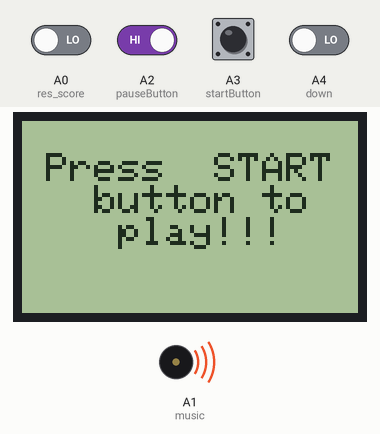
Recording of a sketch running on a simulated Arduino Nano, built with avr-gcc and run on an emulated ATmega328P. On the bench: 84×48 one-colour display, buzzer (waves = sounding). The test bench sets the inputs (shaded band); at power-on: A2 (pauseButton) HIGH, A0 (res_score), A3 (startButton), A4 (down) LOW.

Above: at 1.2 s.
1.3 s: A3 (startButton) pulled HIGH for 1 s
At 2.03 s:
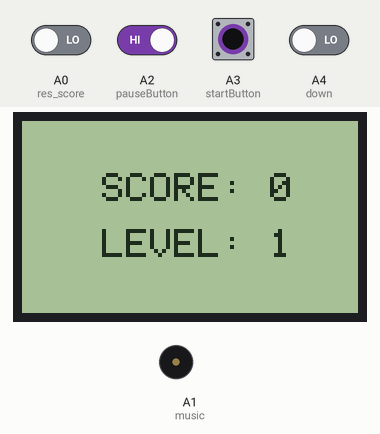
2.9 s: A0 (res_score) driven HIGH and A2 (pauseButton) driven LOW and A3 (startButton) driven HIGH and A4 (down) driven HIGH
At 5.0 s:
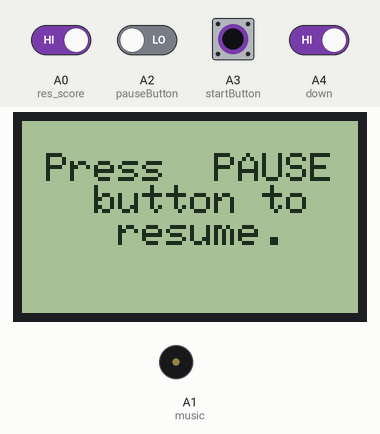
5.5 s: A2 (pauseButton) driven HIGH
At 6.8 s:
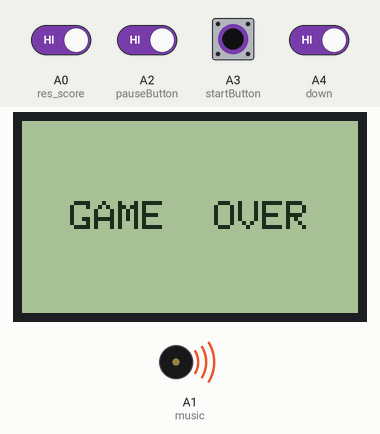
7.0 s: A2 (pauseButton) driven LOW
At 8.8 s:
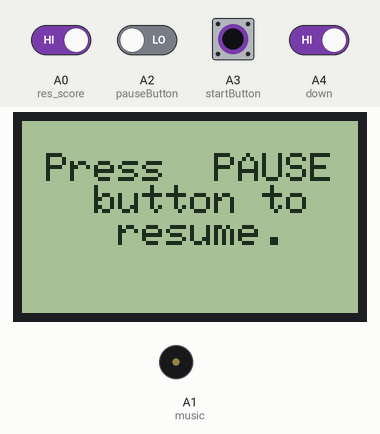
9.4 s: A3 (startButton) driven LOW
At 9.55 s:
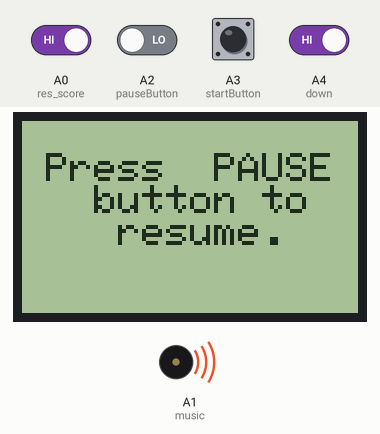
12.2 s: A0 (res_score) driven LOW
Timing chart, 0 to 14.7 s (numbered marks = the images above; inputs shaded):
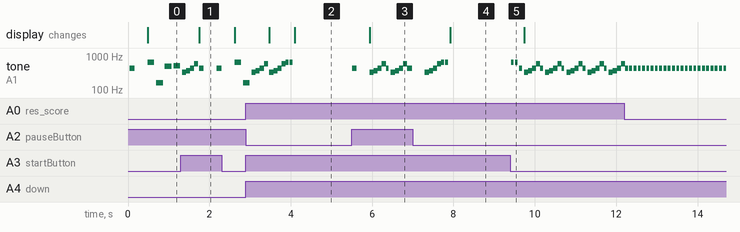

The sketch:

musicanddisplay.ino
```cpp
#include <SPI.h>
#include <Adafruit_GFX.h>
#include <Adafruit_PCD8544.h>
#include "pitches.h"
#define music 15
#define res_score A0
#define receive_score A1
#define k 1.0 //15.876
#define startButton 17
#define pauseButton 16
#define left A2
#define right A3
#define down A4
#define acw A5
#define cwc A6
#define reset 19
#define ce 20
#define dc 21
#define din 22
#define sclk 23

//notes in the melody:

unsigned short melody1[] = {
  NOTE_E5, NOTE_E3, NOTE_B4, NOTE_C5, NOTE_D5, NOTE_E5, NOTE_D5, NOTE_C5,
  NOTE_B4, NOTE_A4, NOTE_A3, NOTE_A4, NOTE_C5, NOTE_E5, NOTE_A3, NOTE_D5,
  NOTE_C5, NOTE_B4, NOTE_E4, NOTE_G4, NOTE_C5, NOTE_D5, NOTE_E3, NOTE_E5,
  NOTE_E3, NOTE_C5, NOTE_A3, NOTE_A4, NOTE_A3, NOTE_A4, NOTE_A3, NOTE_B2,
  NOTE_C3, NOTE_D3, NOTE_D5, NOTE_F5, NOTE_A5, NOTE_C5, NOTE_C5, NOTE_G5,
  NOTE_F5, NOTE_E5, NOTE_C3, 0, NOTE_C5, NOTE_E5, NOTE_A4, NOTE_G4, NOTE_D5,
  NOTE_C5, NOTE_B4, NOTE_E4, NOTE_B4, NOTE_C5, NOTE_D5, NOTE_G4, NOTE_E5,
  NOTE_G4, NOTE_C5, NOTE_E4, NOTE_A4, NOTE_E3, NOTE_A4, 0
};

unsigned short melody2[] = {
  NOTE_E4, NOTE_E3, NOTE_A2, NOTE_E3, NOTE_C4, NOTE_E3, NOTE_A2, NOTE_E3,
  NOTE_D4, NOTE_E3, NOTE_GS2, NOTE_E3, NOTE_B3, NOTE_E3, NOTE_GS2, NOTE_E3,
  NOTE_C4, NOTE_E3, NOTE_A2, NOTE_E3, NOTE_A3, NOTE_E3, NOTE_A2, NOTE_E3,
  NOTE_GS3, NOTE_E3, NOTE_GS2, NOTE_E3, NOTE_B3, NOTE_E3, NOTE_GS2, NOTE_E3,
  NOTE_E4, NOTE_E3, NOTE_A2, NOTE_E3, NOTE_C4, NOTE_E3, NOTE_A2, NOTE_E3,
  NOTE_D4, NOTE_E3, NOTE_GS2, NOTE_E3, NOTE_B3, NOTE_E3, NOTE_GS2, NOTE_E3,
  NOTE_C4, NOTE_E3, NOTE_E4, NOTE_E3, NOTE_A4, NOTE_E3, NOTE_A2, NOTE_E3,
  NOTE_GS4, NOTE_E3, NOTE_GS2, NOTE_E3, NOTE_GS2, NOTE_E3, NOTE_GS2, NOTE_E3,
  NOTE_E5, NOTE_E3, NOTE_B4, NOTE_C5, NOTE_D5, NOTE_E5, NOTE_D5, NOTE_C5,
  NOTE_B4, NOTE_A4, NOTE_A3, NOTE_A4, NOTE_C5, NOTE_E5, NOTE_A3, NOTE_D5,
  NOTE_C5, NOTE_B4, NOTE_E4, NOTE_G4, NOTE_C5, NOTE_D5, NOTE_E3, NOTE_E5,
  NOTE_E3, NOTE_C5, NOTE_A3, NOTE_A4, NOTE_A3, NOTE_A4, NOTE_A3, NOTE_B2,
  NOTE_C3, NOTE_D3, NOTE_D5, NOTE_F5, NOTE_A5, NOTE_C5, NOTE_C5, NOTE_G5,
  NOTE_F5, NOTE_E5, NOTE_C3, 0, NOTE_C5, NOTE_E5, NOTE_A4, NOTE_G4, NOTE_D5,
  NOTE_C5, NOTE_B4, NOTE_E4, NOTE_B4, NOTE_C5, NOTE_D5, NOTE_G4, NOTE_E5,
  NOTE_G4, NOTE_C5, NOTE_E4, NOTE_A4, NOTE_E3, NOTE_A4, 0
};

//note durations: 4 = quarter note, 8 = eighth note, etc

unsigned short noteDurations1[] = {
  8, 8, 8, 8, 8, 16, 16, 8, 8, 8, 8, 8, 8, 8, 8, 8, 8, 8, 8, 8, 8, 8, 8, 8, 8, 8, 8, 8, 8, 8, 8, 8, 8,
  8, 4, 8, 8, 16, 16, 8, 8, 8, 8, 8, 8, 8, 16, 16, 8, 8, 8, 8, 8, 8, 8, 8, 8, 8, 8, 8, 8, 8, 4, 4
};

unsigned short noteDurations2[] = {
  8, 8, 8, 8, 8, 8, 8, 8, 8, 8, 8, 8, 8, 8, 8, 8, 8, 8, 8, 8, 8, 8, 8, 8, 8, 8, 8, 8, 8, 8, 8, 8,
  8, 8, 8, 8, 8, 8, 8, 8, 8, 8, 8, 8, 8, 8, 8, 8, 8, 8, 8, 8, 8, 8, 8, 8, 8, 8, 8, 8, 8, 8, 8, 8,
  8, 8, 8, 8, 8, 16, 16, 8, 8, 8, 8, 8, 8, 8, 8, 8, 8, 8, 8, 8, 8, 8, 8, 8, 8, 8, 8, 8, 8, 8, 8, 8, 8,
  8, 4, 8, 8, 16, 16, 8, 8, 8, 8, 8, 8, 8, 16, 16, 8, 8, 8, 8, 8, 8, 8, 8, 8, 8, 8, 8, 8, 8, 4, 4
};

int score = 0;
int level = score / 3 + 1;
int scoreflag = 0;
int pointflag = 0;
int prevPause;

Adafruit_PCD8544 nokia = Adafruit_PCD8544(sclk, din, dc, ce, reset);// 19 reset 23 sclk 21 dc 22 din 20 ce

void setup() {
  nokia.begin();
  nokia.setContrast(50);
  nokia.clearDisplay();
  pinMode(res_score, INPUT);
  pinMode(receive_score, INPUT);
  pinMode(startButton,INPUT);
  pinMode(pauseButton,INPUT);
  pinMode(acw,INPUT);
  pinMode(cwc,INPUT);
  pinMode(down,INPUT);
  pinMode(left,INPUT);
  pinMode(right,INPUT);
  pinMode(music, OUTPUT);
  digitalWrite(music, LOW);
  //startGame();
  digitalWrite(music, LOW);
  prevPause = digitalRead(pauseButton);
}
void point()
{
tone(music,k*NOTE_B4, 70/k);
delay(70/k);
tone(music,k*NOTE_C4, 70/k);
delay(70/k);
noTone(music);
}
void pause()
{
  tone(music, k * NOTE_E5, 70 / k);
  delay(100 / k);
  noTone(music);
  tone(music, k * NOTE_E5, 70 / k);
  delay(100);
  noTone(music);
}
void mov()
{
  tone(music, k * NOTE_A4, 120 / k);
  delay((7 * 120 / 6) / k);
  noTone(music);
  delay((7 * 240 / 6) / k);
  if (digitalRead(res_score) == HIGH) {
    nokia.setTextColor(BLACK, WHITE);
    nokia.setRotation(2);
    nokia.setCursor(0, 20);
    nokia.print("  GAME  OVER  ");
    nokia.display();
    nokia.clearDisplay();
    startGame();
    score = 0;
    level = 1;
  }
  if (digitalRead(receive_score) == HIGH && scoreflag == 0) {
    score++;
    scoreflag = 1;
    if (score % 3 != 0) {
      point();
    }
    else
    {
      startGame();
    }
  }
  else if (digitalRead(receive_score) == LOW) {
    scoreflag = 0;
  }
  if (digitalRead(pauseButton) != prevPause)
  {
    prevPause != digitalRead(pauseButton);
    pause();
  }
  while (!digitalRead(pauseButton) && digitalRead(startButton))
  {
    nokia.setTextColor(BLACK, WHITE);
    nokia.setRotation(2);
    nokia.setCursor(0, 0);
    nokia.print("\n Press  PAUSE    button to      resume.");
    nokia.display();
    nokia.clearDisplay();
  }
  if (digitalRead(pauseButton) != prevPause)
  {
    prevPause = digitalRead(pauseButton);
    pause();
  }
}
void movdown() {
  tone(music, k * NOTE_A4, 120 / k);
  delay((7 * 60 / 6) / k);
  noTone(music);
  delay((7 * 30 / 6) / k); level = score / 3 + 1;
  if (digitalRead(res_score) == HIGH) {
    nokia.setTextColor(BLACK, WHITE);
    nokia.setRotation(2);
    nokia.setCursor(0, 20);
    nokia.print("  GAME  OVER  ");
    nokia.display();
    nokia.clearDisplay();
    startGame();
    score = 0;
    level = 1;
  }
  if (digitalRead(receive_score) == HIGH && scoreflag == 0) {
    score++;
    scoreflag = 1;
    if (score % 3 != 0) {
      point();
    }
    else
    {
      startGame();
    }
  }
  else if (digitalRead(receive_score) == LOW) {
    scoreflag = 0;
  }
  if (digitalRead(pauseButton) != prevPause)
  {
    prevPause != digitalRead(pauseButton);
    pause();
  }
  while (!digitalRead(pauseButton) && digitalRead(startButton))
  {
    nokia.setTextColor(BLACK, WHITE);
    nokia.setRotation(2);
    nokia.setCursor(0, 0);
    nokia.print("\n Press  PAUSE    button to      resume.");
    nokia.display();
    nokia.clearDisplay();
  }
  if (digitalRead(pauseButton) != prevPause)
  {
    prevPause = digitalRead(pauseButton);
    pause();
  }
  if (digitalRead(acw) || digitalRead(cwc))rotate();
  else if (digitalRead(left) || digitalRead(right))mov();
}
void rotate()
{
  tone(music, k * NOTE_A4, 80 / k);
  delay((5 * 80 / 4) / k);
  tone(music, k * NOTE_B4, 80 / k);
  delay((5 * 80 / 4) / k);
  noTone(music);
  delay((5 * 160 / 4) / k);
  if (digitalRead(res_score) == HIGH) {
    nokia.setTextColor(BLACK, WHITE);
    nokia.setRotation(2);
    nokia.setCursor(0, 20);
    nokia.print("  GAME  OVER  ");
    nokia.display();
    nokia.clearDisplay();
    startGame();
    score = 0;
    level = 1;
  }
  if (digitalRead(receive_score) == HIGH && scoreflag == 0) {
    score++;
    scoreflag = 1;
    if (score % 3 != 0) {
      point();
    }
    else
    {
      startGame();
    }
  }
  else if (digitalRead(receive_score) == LOW) {
    scoreflag = 0;
  }
  if (digitalRead(pauseButton) != prevPause)
  {
    prevPause != digitalRead(pauseButton);
    pause();
  }
  while (!digitalRead(pauseButton) && digitalRead(startButton))
  {
    nokia.setTextColor(BLACK, WHITE);
    nokia.setRotation(2);
    nokia.setCursor(0, 0);
    nokia.print("\n Press  PAUSE    button to      resume.");
    nokia.display();
    nokia.clearDisplay();
  }
  if (digitalRead(pauseButton) != prevPause)
  {
    prevPause = digitalRead(pauseButton);
    pause();
  }
}
void loop() {
  level = score / 3 + 1;
  nokia.setTextColor(BLACK, WHITE);
  nokia.setRotation(2);
  nokia.setCursor(20, 13);
  nokia.print("SCORE: ");
  nokia.println(10 * score);
  nokia.println("");
  nokia.setCursor(20, 27);
  nokia.print("LEVEL: ");
  nokia.println(level);
  nokia.println("");
  nokia.display();
  nokia.clearDisplay();
  if (digitalRead(res_score) == HIGH) {
    nokia.setTextColor(BLACK, WHITE);
    nokia.setRotation(2);
    nokia.setCursor(0, 20);
    nokia.print("  GAME  OVER  ");
    nokia.display();
    nokia.clearDisplay();
    startGame();
    score = 0;
    level = 1;
  }
  if (digitalRead(receive_score) == HIGH && scoreflag == 0) {
    score++;
    scoreflag = 1;
    if (score % 3 != 0) {
      point();
    }
    else
    {
      startGame();
    }
  }
  else if (digitalRead(receive_score) == LOW) {
    scoreflag = 0;
  }
  if (digitalRead(pauseButton) != prevPause)
  {
    prevPause != digitalRead(pauseButton);
    pause();
  }
  while (!digitalRead(pauseButton) && digitalRead(startButton))
  {
    nokia.setTextColor(BLACK, WHITE);
    nokia.setRotation(2);
    nokia.setCursor(0, 0);
    nokia.print("\n Press  PAUSE    button to      resume.");
    nokia.display();
    nokia.clearDisplay();
  }
  if (digitalRead(pauseButton) != prevPause)
  {
    prevPause = digitalRead(pauseButton);
    pause();
  }
  if (digitalRead(acw) || digitalRead(cwc))rotate();
  else if (digitalRead(left) || digitalRead(right))mov();
  while (digitalRead(down)) {
    movdown();
  }
  int c;
  while (!digitalRead(startButton))
  { c = 0; score = 0;
    level = 1;
    nokia.setTextColor(BLACK, WHITE);
    nokia.setRotation(2);
    nokia.setCursor(0, 0);
    nokia.print("\n Press  START    button to      play!!!");
    nokia.display();
    nokia.clearDisplay();
    while (c < 2)
    {
      for ( int thisNote = 0; (!digitalRead(startButton)) && (thisNote < sizeof(melody1) / sizeof(melody1[0])); thisNote++)
      { /*
          to calculate the note duration, take one second divided by the note type.
          e.g. quarter note = 1000 / 4, eighth note = 1000/8, etc.
        */
        int noteDuration = 1.3 * (1000 / noteDurations1[thisNote]) / k;
        tone(music, k * melody1[thisNote], noteDuration);
        /*
          to distinguish the notes, set a minimum time between them.
          the note's duration + 30% seems to work well:
        */
        int pauseBetweenNotes = noteDuration * 1.3;
        delay(pauseBetweenNotes);
        noTone(music); //stop the tone playing:
      }
      c++;
    }
    for ( int thisNote = 0; (!digitalRead(startButton)) && (thisNote < sizeof(melody2) / sizeof(melody2[0])); thisNote++)
    { /*
        to calculate the note duration, take one second divided by the note type.
        e.g. quarter note = 1000 / 4, eighth note = 1000/8, etc.
      */
      int noteDuration = 1.3 * (1000 / noteDurations2[thisNote]) / k;
      tone(music, k * melody2[thisNote], noteDuration);
      /*
        to distinguish the notes, set a minimum time between them.
        the note's duration + 30% seems to work well:
      */
      int pauseBetweenNotes = noteDuration * 1.30;
      delay(pauseBetweenNotes);
      noTone(music); //stop the tone playing:
    }
    if (digitalRead(startButton))startGame();
    digitalWrite(11, LOW);
  }
}
void startGame()
{
  tone(music, k * NOTE_E4, 100 / k);
  delay(100 / k);
  tone(music, k * NOTE_FS4, 100 / k);
  delay(100 / k);
  tone(music, k * NOTE_A4, 100 / k);
  delay(100 / k);
  tone(music, k * NOTE_D5, 100 / k);
  delay(100 / k);
  noTone(music);
}
```

Measured:
- after the input at 1.3 s, the display: changes after 0.45 s (image 1)
- after the input at 2.9 s, the display: first changes after 0.58 s (image 2 shows a later state)
- after the input at 5.5 s, tone on A1 (music): plays 440 Hz for 0.12 s, 330 Hz for 0.10 s, 370 Hz for 0.10 s, 440 Hz for 0.10 s, 587 Hz for 0.10 s, 440 Hz for 0.07 s … (11 notes in this stretch), starting at once; the display: changes after 0.44 s (image 3)
- after the input at 7.0 s, the display: changes after 0.92 s (image 4)
- after the input at 9.4 s, tone on A1 (music): plays 659 Hz for 0.07 s, 659 Hz for 0.07 s, 440 Hz for 0.07 s, 330 Hz for 0.10 s, 370 Hz for 0.10 s, 440 Hz for 0.10 s … (27 notes in this stretch), starting at once
- by itself, tone on A1 (music): plays 330 Hz for 0.10 s, 370 Hz for 0.10 s, 440 Hz for 0.10 s, 587 Hz for 0.10 s, 330 Hz for 0.10 s, 370 Hz for 0.10 s … (10 notes in this stretch)
